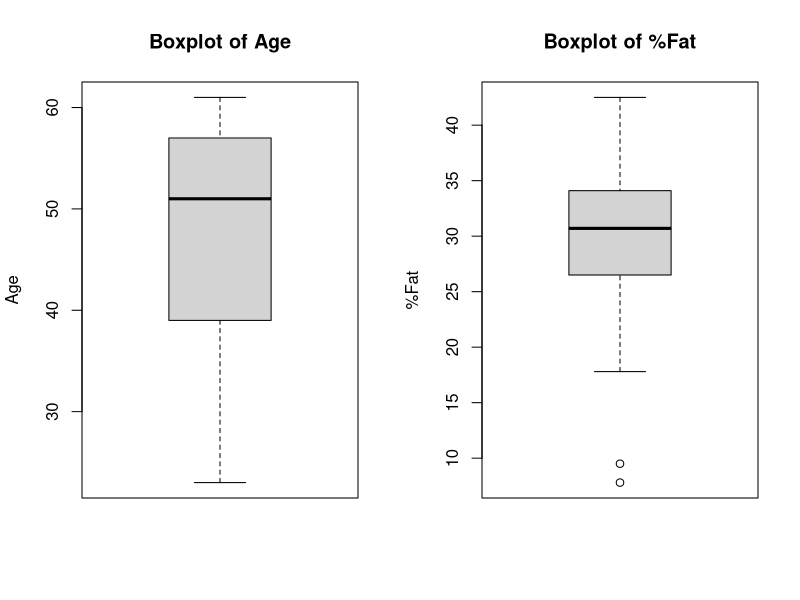

Recreate this plot in R. (Note: this script raises an error after producing the figure.)
age <- c(23, 23, 27, 27, 39, 41, 47, 49, 50, 52, 54, 54, 56, 57, 58, 58, 60, 61)
percent_fat <- c(9.5, 26.5, 7.8, 17.8, 31.4, 25.9, 27.4, 27.2, 31.2, 34.6, 42.5, 28.8, 33.4, 30.2, 34.1, 32.9, 41.2, 35.7)

mean_age <- mean(age)
median_age <- median(age)
sd_age <- sd(age)
mean_fat <- mean(percent_fat)
median_fat <- median(percent_fat)
sd_fat <- sd(percent_fat)
cat("Mean Age:", mean_age, "\n")
cat("Median Age:", median_age, "\n")
cat("Standard Deviation of Age:", sd_age, "\n")
cat("Mean %Fat:", mean_fat, "\n")
cat("Median %Fat:", median_fat, "\n")
cat("Standard Deviation of %Fat:", sd_fat, "\n")

par(mfrow = c(1, 2)) # Set up the plotting area to have 2 plots side by side
boxplot(age, main = "Boxplot of Age", ylab = "Age")
boxplot(percent_fat, main = "Boxplot of %Fat", ylab = "%Fat")

.
qqnorm(age, main = "Q-Q Plot of Age")
qqline(age)

# Q-Q plot for %fat
qqnorm(percent_fat, main = "Q-Q Plot of %Fat")
qqline(percent_fat)

# Reset the plotting area
par(mfrow = c(1, 1))
